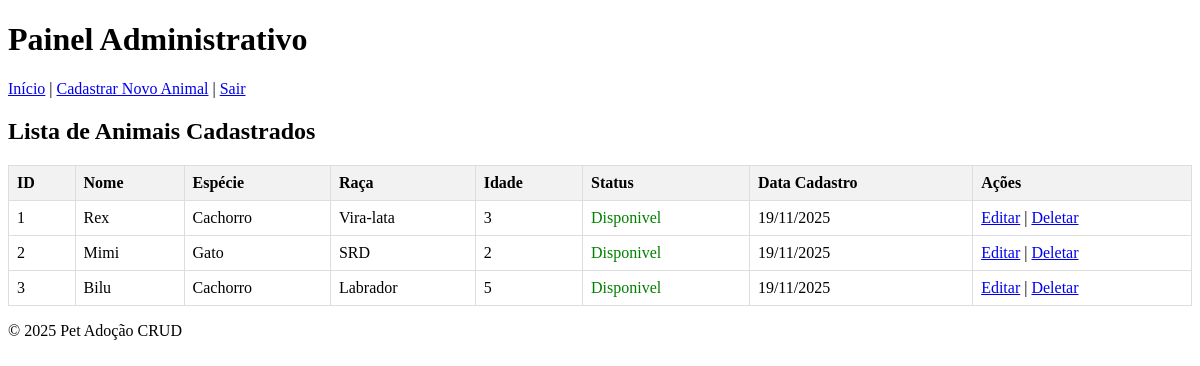
The page /admin/animais/listar.php (signed in) on the database its author committed.
### tables this page shows
CREATE TABLE IF NOT EXISTS animais (
    id INT AUTO_INCREMENT PRIMARY KEY,
    nome VARCHAR(150) NOT NULL,
    especie VARCHAR(100) DEFAULT NULL,
    raca VARCHAR(100) DEFAULT NULL,
    idade INT DEFAULT NULL,
    descricao TEXT DEFAULT NULL,
    foto VARCHAR(255) DEFAULT NULL,
    status ENUM('disponivel','adotado','indisponivel') DEFAULT 'disponivel',
    data_cadastro TIMESTAMP DEFAULT CURRENT_TIMESTAMP,
    INDEX idx_status (status)
);

### admin/animais/listar.php (the view, shortened to what this page needs)
<?php
    require_once '../../conexao.php';
    $animais = [];
    $sql = "SELECT id, nome, especie, raca, idade, status, data_cadastro
            FROM animais
            ORDER BY data_cadastro DESC";
    $resultado = mysqli_query($mysqli, $sql);
    if ($resultado) {
        while ($row = mysqli_fetch_assoc($resultado)) {
            $animais[] = $row;
        }
    } else {
        $erro = "❌ Erro ao carregar a lista de animais: " . mysqli_error($mysqli);
    }
?>
<!DOCTYPE html>
<html lang="pt-br">
<head>
    <link rel="stylesheet" href="../../public/css/style.css">
</head>
<body>
    <header>
        <h1>Painel Administrativo</h1>
        <nav>
            <a href="../index.php">Início</a> |
            <a href="criar.php">Cadastrar Novo Animal</a> |
            <a href="../../logout.php">Sair</a>
        </nav>
    </header>
    <main>
        <h2>Lista de Animais Cadastrados</h2>
        <?php if (count($animais) > 0): ?>
            <table>
                <thead>
                    <tr>
                        <th>ID</th>
                        <th>Nome</th>
                        <th>Espécie</th>
                        <th>Raça</th>
                        <th>Idade</th>
                        <th>Status</th>
                        <th>Data Cadastro</th>
                        <th>Ações</th>
                    </tr>
                </thead>
                <tbody>
                    <?php foreach ($animais as $animal): ?>
                        <tr>
                            <td><?php echo htmlspecialchars($animal['id']); ?></td>
                            <td><?php echo htmlspecialchars($animal['nome']); ?></td>
                            <td><?php echo htmlspecialchars($animal['especie']); ?></td>
                            <td><?php echo htmlspecialchars($animal['raca']); ?></td>
                            <td><?php echo htmlspecialchars($animal['idade']); ?></td>
                            <td class="<?php echo ($animal['status'] == 'adotado' ? 'status-adotado' : 'status-disponivel'); ?>">
                                <?php echo ucfirst(htmlspecialchars($animal['status'])); ?>
                            </td>
                            <td><?php echo date('d/m/Y', strtotime($animal['data_cadastro'])); ?></td>
                            <td>
                                <a href="editar.php?id=<?php echo $animal['id']; ?>">Editar</a> |
                                <a href="deletar.php?id=<?php echo $animal['id']; ?>" onclick="return confirm('Tem certeza que deseja deletar este animal?');">Deletar</a>
                            </td>
                        </tr>
                    <?php endforeach; ?>
                </tbody>
            </table>
        <?php else: ?>
            <p>Nenhum animal cadastrado ainda. <a href="criar.php">Cadastre um novo</a>.</p>
        <?php endif; ?>
    </main>
    <footer>
        <p>&copy; <?php echo date("Y"); ?> Pet Adoção CRUD</p>
    </footer>
</body>
</html>

### admin/animais/listar.php (style rules this page uses)
table { width: 100%; border-collapse: collapse; margin-top: 20px; }
th, td { border: 1px solid #ddd; padding: 8px; text-align: left; }
th { background-color: #f2f2f2; }
.status-disponivel { color: green; }

### rows shown on the page
animais: id "1", nome "Rex", especie "Cachorro", raca "Vira-lata", idade "3", status "Disponivel", data_cadastro "19/11/2025"
animais: id "2", nome "Mimi", especie "Gato", raca "SRD", idade "2", status "Disponivel", data_cadastro "19/11/2025"
animais: id "3", nome "Bilu", especie "Cachorro", raca "Labrador", idade "5", status "Disponivel", data_cadastro "19/11/2025"
